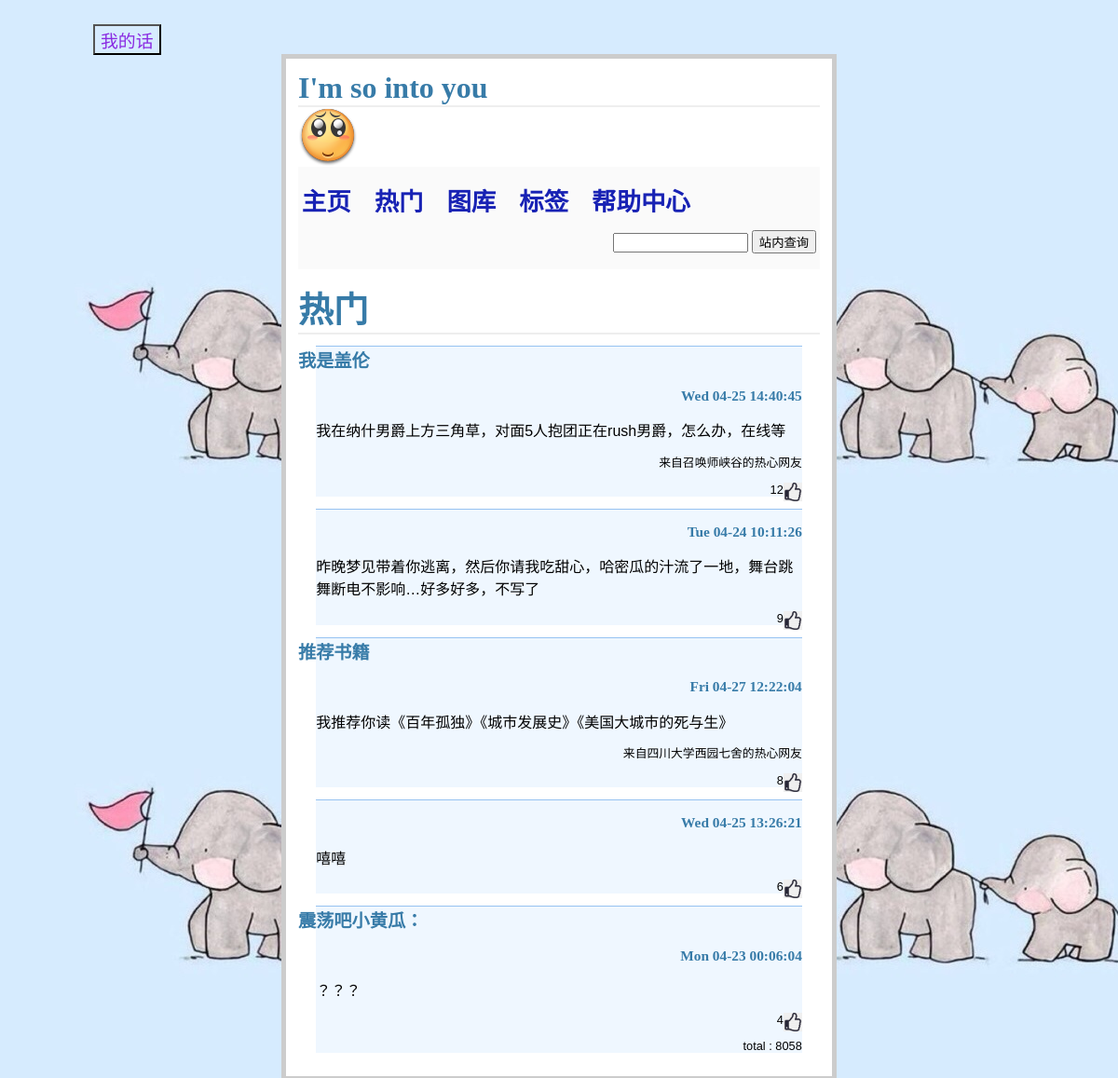
The app's page /hot with its own data.
### tables this page shows
CREATE TABLE entries (id integer PRIMARY KEY AUTOINCREMENT, title string NOT NULL, text string NOT NULL, time STRING, up INTEGER DEFAULT (0), area STRING, flag STRING);

CREATE TABLE number (num INT PRIMARY KEY);

### flaskr.py (the view)
@app.route('/hot',methods=['GET','POST'])
def show_hot():
    cur = g.db.execute('select  title, text, time, up, id,area ,flag from entries order by up desc limit 5')
    num = g.db.execute('update number set num = num +1')
    number = g.db.execute('select num from number')
    show_num = [dict(num=row[0]) for row in number.fetchall()]
    entries = [dict(title=row[0], text=row[1], time=row[2],up=row[3],id=row[4],area=row[5]) for row in cur.fetchall()]
    g.db.commit()
    return render_template('show_hot.html', entries=entries , show_num=show_num)

### flaskr.py (called while the page is built)
def connect_db():
    return sqlite3.connect(app.config['DATABASE'])

@app.before_request
def before_request():
    g.db = connect_db()

@app.teardown_request
def teardown_request(exception):
    g.db.close()

### templates/show_hot.html (shortened to what this page needs)
﻿{% extends "layout.html" %}
{% block body %}
<h1 style="font-weight: bold;font-size:1cm;font-family:YouYuan;">热门</h1>
  <ul class=entries>
  {% for entry in entries %}
    <li style='border-top:0.1px solid #96c2f1;background:#eff7ff'><h2>{{ entry.title }}
    {% if entry.time %}
      <p style='font-size:0.8em;text-align:right'>{{ entry.time }}</h2>
    {% endif %}</h2>
    {{ entry.text|safe }}
    {% if entry.area %}
      <p style='font-size:0.8em;text-align:right'>来自{{ entry.area }}的热心网友</h2>
    {% endif %}
    {% if entry.up %}
      <p style='font-size:0.8em;text-align:right'>{{ entry.up }}</h2>
    {% endif %}</h2>
    <a style="float: right;" href='./up/{{entry.id}}'><img src='./static/up.jpg' style='width:20px;height:20px;'></img></a>
  {% else %}
    <li><em>Unbelievable.  No entries here so far</em>
  {% endfor %}
  {% for num in show_num %}
  <p style='font-size:0.8em;text-align:right'> total : {{num.num}}
  {% endfor %}
  </ul>
{% endblock %}

### templates/layout.html (shortened to what this page needs)
﻿<!doctype html>
<link rel=stylesheet type=text/css href="{{ url_for('static', filename='style.css') }}">
<body style="background-image: url('{{ url_for("static", filename="bg2.jpg") }}');"></body>
<div>
    <input  style="position:absolute;left: 100px;background:none;font-size:0.5cm;color:blueviolet;float:top"type="button" value="我的话" text="弹出层" onClick="document.getElementById('light').style.display='block';document.getElementById('fade').style.display='block'">
<div style="float:right;z-index: 9999; position: fixed ! important; right: 0px; top: 0px;">
<iframe frameborder="no" border="0" marginwidth="0" marginheight="0" width=330 height=86  src="//music.163.com/outchain/player?type=2&id=28892385&auto=0&height=66" ></iframe>
</div>
</div>
<div class=page >
  <h1>I'm so into you</h1>
  <img src='/static/hello.png' alt='this is not me'>
<div class=metanav>
  <p style="text-align: left">
    <a style="font-weight:bold;font-size:0.7cm;color:#1822b4;font-family:YouYuan;text-decoration:none" href="../home" >主页</a>
        <a>&nbsp&nbsp&nbsp&nbsp&nbsp</a>
    <a href='../hot' style="font-weight:bold;font-size:0.7cm;color:#1822b4;font-family:YouYuan;text-decoration:none" >热门</a>
        <a>&nbsp&nbsp&nbsp&nbsp&nbsp</a>
    <a href='../pictures' style="font-weight:bold;font-size:0.7cm;color:#1822b4;font-family:YouYuan;text-decoration:none" >图库</a>
        <a>&nbsp&nbsp&nbsp&nbsp&nbsp</a>
        <a href='../flag' style="font-weight:bold;font-size:0.7cm;color:#1822b4;font-family:YouYuan;text-decoration:none" >标签</a>
        <a>&nbsp&nbsp&nbsp&nbsp&nbsp</a>
        <a href='../help' style="font-weight:bold;font-size:0.7cm;color:#1822b4;font-family:YouYuan;text-decoration:none" >帮助中心</a>
        <a>&nbsp&nbsp&nbsp&nbsp&nbsp</a>
      <form action="{{ url_for('home') }}" method=post >
        <input type=text size=15 name=query>
        <input type=submit value=站内查询>
      </form>
  </p>
  </div>
  {% block body %}{% endblock %}
</div>
</body>

### static/style.css (style rules this page uses)
body { font-family: sans-serif; background: #eee; }
a, h1, h2 { color: #377BA8; }
h1, h2 { font-family: 'Georgia', serif; margin: 0; }
h1 { border-bottom: 2px solid #eee; }
h2 { font-size: 1.2em; }
.page { margin: 2em auto; width: 35em; border: 5px solid #ccc; padding: 0.8em; background: white; }
.entries { list-style: none; margin: 0; padding: 0; }
.entries li { margin: 0.8em 1.2em; }
.entries li h2 { margin-left: -1em; }
.metanav { text-align: right; font-size: 0.8em; padding: 0.3em; margin-bottom: 1em; background: #fafafa; }

### records on screen
entries: title "我是盖伦", time "Wed 04-25 14:40:45", text "我在纳什男爵上方三角草，对面5人抱团正在rush男爵，怎么办，在线等", area "召唤师峡谷", up "12"
entries: time "Tue 04-24 10:11:26", text "昨晚梦见带着你逃离，然后你请我吃甜心，哈密瓜的汁流了一地，舞台跳舞断电不影响…好多好多，不写了", up "9"
entries: title "推荐书籍", time "Fri 04-27 12:22:04", text "我推荐你读《百年孤独》《城市发展史》《美国大城市的死与生》", area "四川大学西园七舍", up "8"
entries: time "Wed 04-25 13:26:21", text "嘻嘻", up "6"
entries: title "震荡吧小黄瓜：", time "Mon 04-23 00:06:04", text "？？？", up "4"
number: num "8058"
